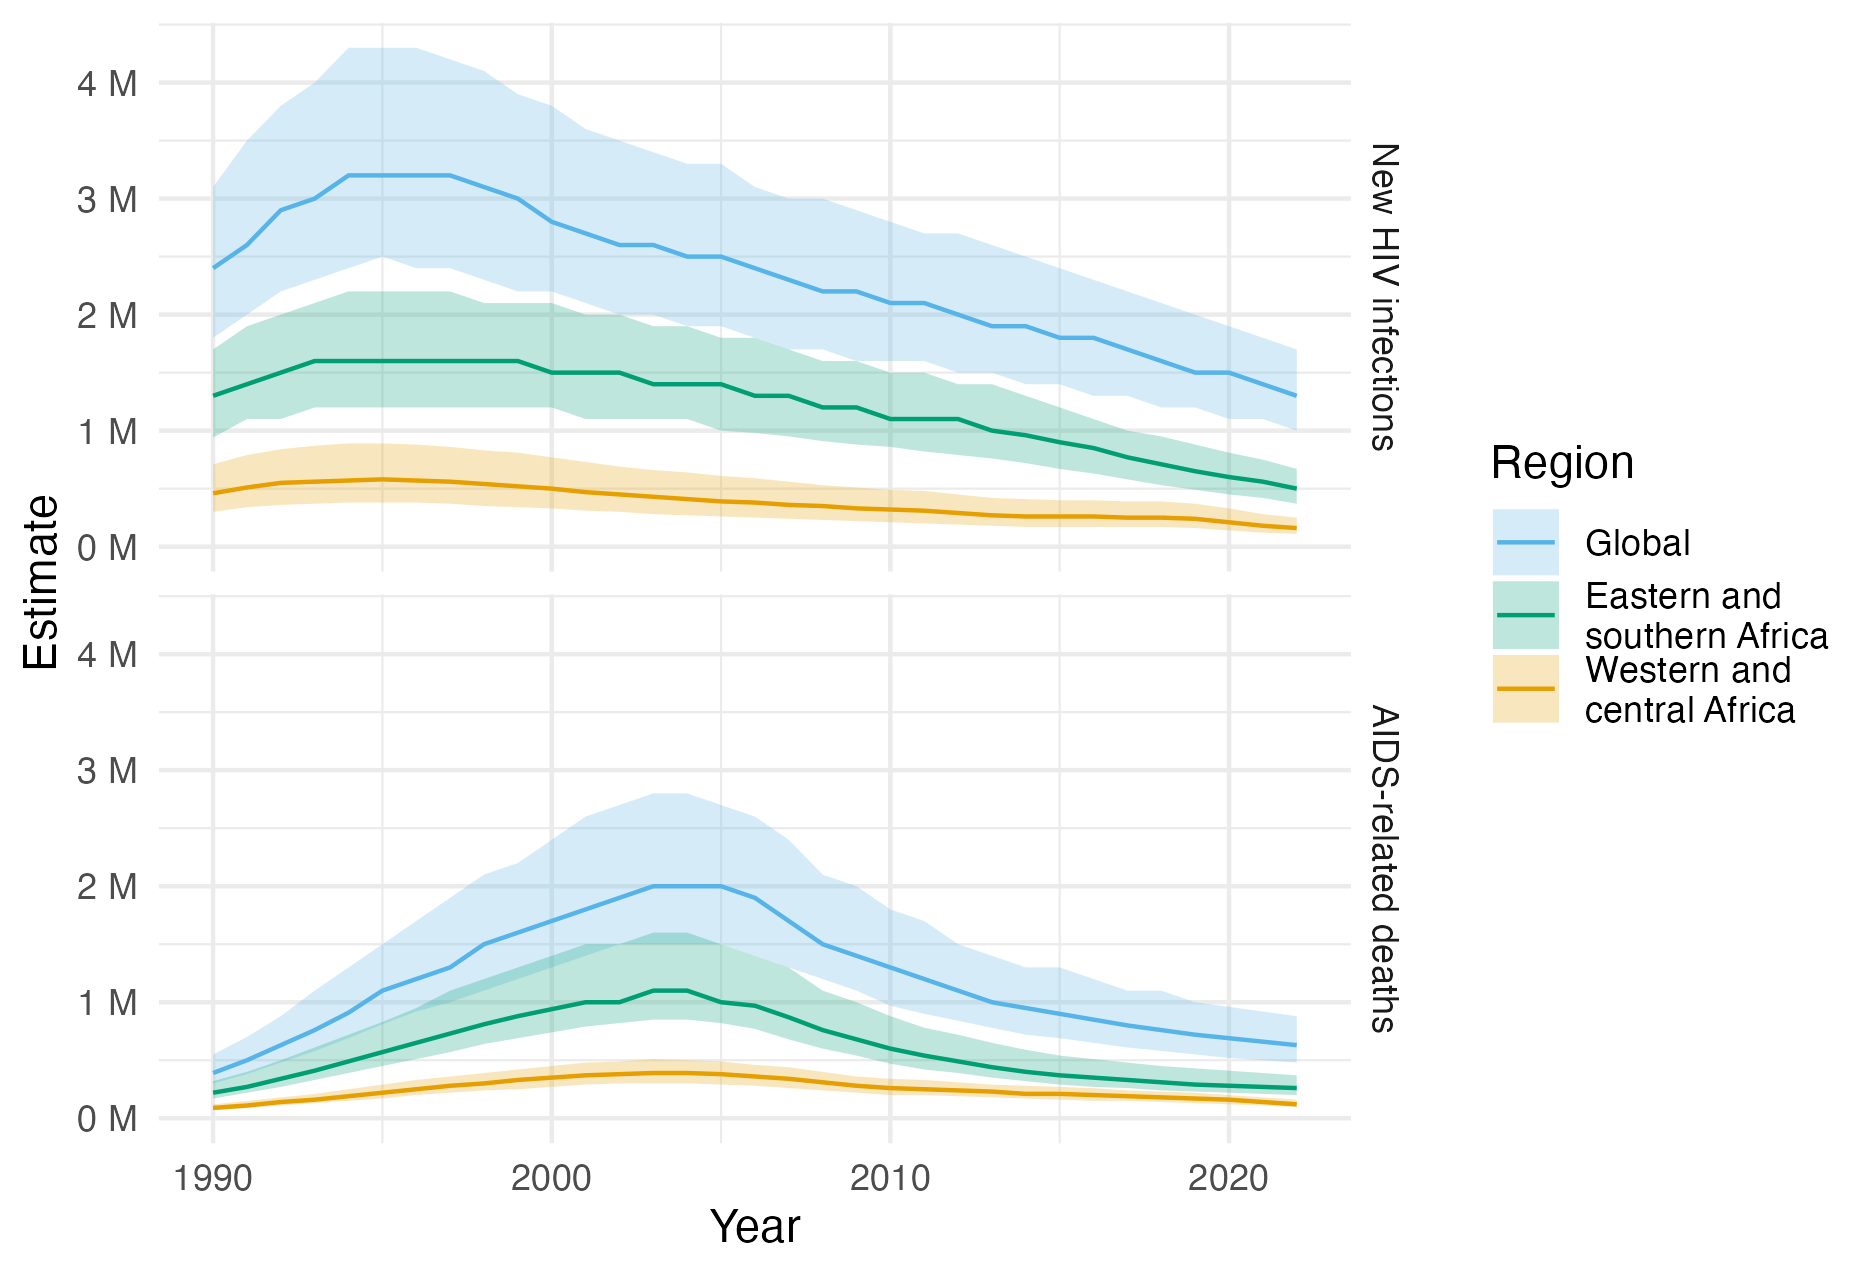

Write the R code that produced this figure.
library(readxl)
library(stringr)
library(tidyverse)
library(patchwork)

cbpalette <- c("#56B4E9","#009E73", "#E69F00", "#F0E442", "#0072B2", "#D55E00", "#CC79A7", "#999999")

as_numeric_spaces <- function(x) {
  as.numeric(str_replace_all(x, " ", ""))
}

#' Obtained from https://aidsinfo.unaids.org/
infections_esa <- read_xlsx("resources/hiv-aids/epidemic-transition-metrics-esa.xlsx", sheet = 1, skip = 1) %>%
  select(-5) %>%
  mutate(across(1:4, as_numeric_spaces)) %>%
  mutate(Region = "Eastern and southern Africa", Indicator = "New HIV infections")

deaths_esa <- read_xlsx("resources/hiv-aids/epidemic-transition-metrics-esa.xlsx", sheet = 2, skip = 1) %>%
  select(-5) %>%
  mutate(across(1:4, as_numeric_spaces)) %>%
  mutate(Region = "Eastern and southern Africa", Indicator = "AIDS-related deaths")

infections_wca <- read_xlsx("resources/hiv-aids/epidemic-transition-metrics-wca.xlsx", sheet = 1, skip = 1) %>%
  select(-5) %>%
  mutate(across(1:4, as_numeric_spaces)) %>%
  mutate(Region = "Western and central Africa", Indicator = "New HIV infections")

deaths_wca <- read_xlsx("resources/hiv-aids/epidemic-transition-metrics-wca.xlsx", sheet = 2, skip = 1) %>%
  select(-5) %>%
  mutate(across(1:4, as_numeric_spaces)) %>%
  mutate(Region = "Western and central Africa", Indicator = "AIDS-related deaths")

infections_global <- read_xlsx("resources/hiv-aids/epidemic-transition-metrics-global.xlsx", sheet = 1, skip = 1) %>%
  select(-5) %>%
  mutate(across(1:4, as_numeric_spaces)) %>%
  mutate(Region = "Global", Indicator = "New HIV infections")

deaths_global <- read_xlsx("resources/hiv-aids/epidemic-transition-metrics-global.xlsx", sheet = 2, skip = 1) %>%
  select(-5) %>%
  mutate(across(1:4, as_numeric_spaces)) %>%
  mutate(Region = "Global", Indicator = "AIDS-related deaths")

fct_reorg <- function(fac, ...) {
  fct_recode(fct_relevel(fac, ...), ...)
}

infections_deaths <- bind_rows(
  infections_esa,
  deaths_esa,
  infections_wca,
  deaths_wca,
  infections_global,
  deaths_global
) %>%
  mutate(
    Region = fct_reorg(Region, "Global" = "Global", "Eastern and\nsouthern Africa" = "Eastern and southern Africa", "Western and\ncentral Africa" = "Western and central Africa"),
    Indicator = fct_relevel(Indicator, "New HIV infections", "AIDS-related deaths")
  )

ggplot(infections_deaths, aes(x = Year, y = `All ages estimate`, ymax = `Upper Estimate`, ymin = `Lower Estimate`, fill = Region, col = Region)) +
  geom_ribbon(alpha = 0.25, colour = NA) +
  geom_line() +
  facet_grid(Indicator ~ .) +
  scale_y_continuous(labels = scales::unit_format(unit = "M", scale = 1e-6), limits = c(0, NA)) + 
  scale_fill_manual(values = cbpalette) +
  scale_color_manual(values = cbpalette) +
  theme_minimal() +
  labs(y = "Estimate")

ggsave("figures/hiv-aids/overall-picture.png", h = 4.25, w = 6.25)

infections_global %>%
  filter(`All ages estimate` == max(`All ages estimate`))

round(100 * (max(infections_global$`All ages estimate`) - tail(infections_global$`All ages estimate`, 1)) / max(infections_global$`All ages estimate`))

deaths_global %>%
  filter(`All ages estimate` == max(`All ages estimate`))

round(100 * (max(deaths_global$`All ages estimate`) - tail(deaths_global$`All ages estimate`, 1)) / max(deaths_global$`All ages estimate`))


